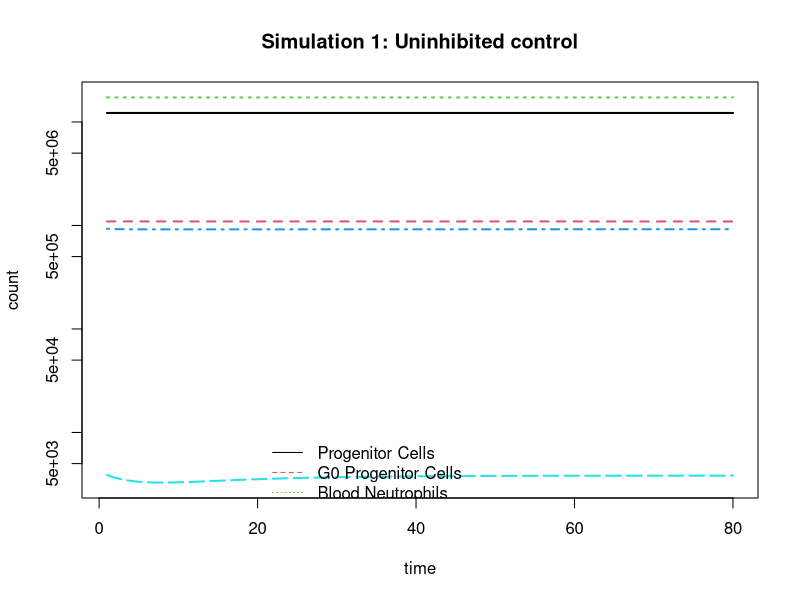

This figure's R source:
# myeloL2.R Model of CML 23 Nov 2012
#
library(deSolve)
# state variables are capitalized
# P   = progenitors (old CFU-GM)
# Q   = quiescent progenitors
# N   = Neutrophils
#TN   = Tissue Neutrophils
#AN   = Activated Neutrophils
# D   = dead cell
#GM   = GM-CSF   
#NAP2 = neutrophil activating peptide-2 
#RAC2 = G protein associated with increased ROS production
#Mcl1 = mantle cell lymphoma 1 (antiapoptosis factor)
#ROS  = reactive oxygen species

# Drugs used to manipulate the system
#bu = Busulfan = DNA crosslinker  (1)  drop state variable P by 10^(2*bu/20)
#mo = MOR103 = Ab blocker of GM   (2)
#das= dasatinib                   (3)
#sb = SB272844 = IL8 inhibitor    (4)
#cn = CNDAC = sapacitabine becomes this = SSB producer = DSBs in S via HR  (5)
#seli = seliciclib = cdk9 inhibitor, blocks transcription of Mcl-1 (6)
#imab = imatinib = anti-TNF monoclonal antibody (7)
#ifna = interferon alpha (8)
#antiox = ascorbic acid, antoxidant (9)


fmyelo <- function(Time, State, Pars) {
	with(as.list(c(State, Pars)), {
				vX.P =Vx.p*(1+il3/Kil3)
				vP.P =P*Vp.p*GM/(GM+Kgm)/(1+cn/Kcn)*(1-Qf)
				vP.N =P*Vp.n*g/(g+Kg)
				vN.TN =N*Vn.tn*il8/(il8+Kil8)/(1+sb/Ksb)
				vTN.X =TN*Vtn.x/(1+Mcl1/Kmcl1)
				vTN.AN =TN*Vtn.an*NAP2/(NAP2+Knap2)
				vAN.TN =AN*Van.tn
				vP.Q =P*Vp.p*GM/(GM+Kgm)/(1+cn/Kcn)*Qf
				vQ.P =Q*Vq.p/(1+P/Kp)
				vX.GM =Vx.gm/(1+N/Kn)/(1+mo/Kmo)
				vGM.X=GM*Vgm.x
				vX.NAP2=Vx.nap2*(1+BcrAbl/(Kabl*(1+das/Kdas)))
				vNAP2.X=NAP2*Vnap2.x
				vX.RAC2=Vx.rac2*(1+AN/Kan)
				vRAC2.X=RAC2*Vrac2.x
				vN.X=N*Vn.x/(1+Mcl1/Kmcl1)
				vX.MCL1=Vx.mcl1*(1+BcrAbl/(Kabl2*(1+das/Kdas)))/(1+seli/Kseli)/(1+ifna/Kifna)
				vMCL1.X=Mcl1*Vmcl1.x
				vX.ROS=RAC2*Vx.ros/(RAC2+Krac2)
				vGSH.GSSG=ROS*Vgsh.gssg/(ROS+Kros)*(gsh/Kgsh/(1+gsh/Kgsh))
				vN.M=P*Vn.m
				vGSSG.GSH=GSSG*Vgssg.gsh/(GSSG+Kgssg)
				vROS.X=ROS*antiox*Kros2
				vBACT.X=bact*Vbact.x*ROS^nHr/(ROS^nHr+kkmax)
				vX.ABL=0
				vABL.X=0
				
				dP =vX.P+vP.P-vP.N-vP.Q+vQ.P-vN.M;
				dQ =vP.Q-vQ.P;
				dN =vP.N*volM/volP-vN.TN-vN.X
				dTN=vN.TN*volP/volT-vTN.X-vTN.AN+vAN.TN
				dAN=vTN.AN-vAN.TN
				dGM =vX.GM-vGM.X
				dNAP2   =vX.NAP2-vNAP2.X
				dRAC2   =vX.RAC2-vRAC2.X
				dMcl1   =vX.MCL1-vMCL1.X
				dROS    =vX.ROS-vGSH.GSSG-vROS.X
				dBACT   =0
				dabl    =vX.ABL-vABL.X
				dg	=(vX.ABL-vABL.X)/(Ka2*(1+das/Kdas))
				dil3    =(vX.ABL-vABL.X)/(Km0*(1+das/Kdas))
				dgsh	=vGSSG.GSH-vGSH.GSSG
				dGSSG   =vGSH.GSSG-vGSSG.GSH
				return(list(c(dP,dQ,dN,dTN,dAN,dGM,dNAP2,dRAC2,dMcl1,dROS,dBACT,dabl,dg,dil3,dgsh,dGSSG),
   						    c(v0=vX.P,vP.P=vP.P,vP.N=vP.N,vN.TN=vN.TN,vTN.X=vTN.X,vTN.AN=vTN.AN,vAN.TN=vAN.TN,vP.Q=vP.Q,vQ.P=vQ.P,
vX.GM=vX.GM,vGM.X=vGM.X,vX.NAP2=vX.NAP2,vNAP2.X=vNAP2.X,vX.RAC2=vX.RAC2,vN.X=vN.X,
vX.MCL1=vX.MCL1,vMCL1.X=vMCL1.X,vN.M=vN.M,vBACT.X=vBACT.X,v14=vRAC2.X,v18=vX.ROS,
v19=vGSH.GSSG,v21=vGSSG.GSH,v22=vROS.X,v23=vX.ABL,v24=vABL.X))
					   )
			})
}


pars=c(Vx.p=4.25e3, Kil3=1, Vp.p=.0203, Kgm=2, Kcn=100, Vp.n=.026, Kg=1, Kmo=1,
	  Vn.tn=.781, Kil8=396, Ksb=250, Vtn.x=.038, Kmcl1=2.438, Vtn.an=.001, Knap2=.1, 
	  Van.tn=.09, Vq.p=.53778, Kp=7e4, Vx.gm=2.007, Kn=5e5, Vgm.x=.05,
      Vx.nap2=.002, Kabl=1, Kdas=5, Vnap2.x=.2, Vx.rac2=1.5, Kan=100, Vrac2.x=.1, 
	  Vn.x=2e-3, Vx.mcl1=1, Kabl2=1, Vmcl1.x=.5, Vx.ros=980, Krac2=250,
      Vgsh.gssg=382.8, Vgssg.gsh=155.8,Kgssg=30,Kros=30, Kgsh=9.5e5, Vn.m=1.309e-3,Kros2=.104,
          Kseli=.3, Kifna=1, Vbact.x=5.756e-2, nHr=2.5,kkmax=320,Vx.abl=.22,Ktnfa=1,Ka2=.5,Km0=.1,Kimab=1, Vabl.x=.0145,
	  il8=4,Qf=.0373, volP=2900, volM=1400, volT=65700,        # these are boundary  conditions
	  bu=0,mo=0,das=0,sb=0,cn=0,seli=0,imab=0,ifna=0,antiox=7)      # Drug concentrations

X0=c(P=1.222e7, Q=1.094e6, N=1.727e7, TN=9.296e5, AN=3875,
	 GM=1.129,NAP2=.01004, RAC2=26.59, Mcl1=2.021, ROS=1.967, bact=0, BcrAbl=5, g=11, il3=51, gsh=1e6, GSSG=0)                                                                                     # Starting values for variables
                                                                           # When bact>0 initialise il8 to bact*5e-4 +4
									   # When bact>0 initialise tnfa to bact*5e-6
									   # When bact>0 initialise abl to tnfa
times <- seq(1,80, by = 1)
out   <- ode(X0, times, fmyelo, pars)
head(out)
tail(out)  
X0=out[80,2:19]

# DNA cross-linking
#  bu=20 # set to MTD
#  (eventdat <- data.frame(var = "P", time = 0, value = 1/10^(2*bu/20), method = "mult"))
# Bob, this is a one time 100 fold drop in progenitor numbers due to busulfan
#  out   <- ode(X0, -20:600, fmyelo, pars,events = list(data = eventdat))
# tail(out) 

 matplot(out[ , 1], out[ , 2:6], type = "l", xlab = "time", ylab = "count",
		main = "Simulation 1: Uninhibited control", log="y", lwd = 2)
 legend(20,1e4, c("Progenitor Cells", "G0 Progenitor Cells","Blood Neutrophils","Tissue Neutrophils",
				"activated Neutrophils"), col = 1:5, lty = 1:5,bty="n")
